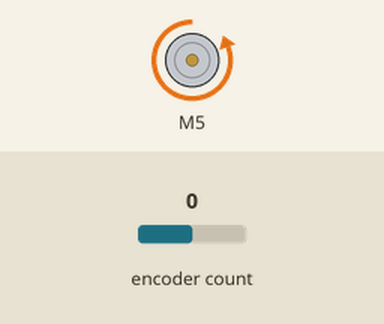
The sketch below on a simulated Arduino Uno, built with avr-gcc and run on an emulated ATmega328P. Parts: DC motor (green arrow = forward, orange = backward, longer = faster). The test bench sets the inputs (shaded band); at power-on: encoder count 0. What the sketch prints to the serial monitor is not drawn.

Above: at 0.1 s.
Timing chart, 0 to 1.6 s (numbered marks = the images above):
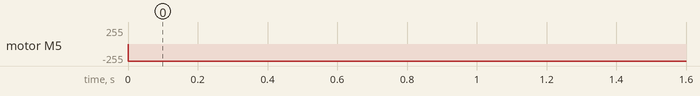

Measured:
- by itself, motor M5: stopped → backward 255/255 at 0.00 s

The sketch:

motor_2.ino
```cpp
#include <SparkFun_TB6612.h>
#include <Encoder.h>
#include <PIDController.h>


#define AIN1 5
#define AIN2 4
#define PWMA 11
#define STBY 9

const int offsetA = -1;

Motor motor1 = Motor(AIN1, AIN2, PWMA, offsetA, STBY);

Encoder myEnc(2, 3);

PIDController pid;


void setup() {
  Serial.begin(9600);
  Serial.println("Encoder Motor");

  pid.begin();
  pid.setpoint(30000);
  pid.tune(1,0.5,0);
  pid.limit(-255,255);
}

double oldPosition  = -999;

double sp = -10000;

double outSpeed;


void loop() {
  // put your main code here, to run repeatedly:
    double newPosition = myEnc.read();
  if (newPosition != oldPosition) {
    oldPosition = newPosition;
//    Serial.println(newPosition);
  }

double set = pid.compute(oldPosition);
Serial.println(oldPosition);

// Position control likely not working due to power constraints on Arduino
motor1.drive(set);
delay(10);

}
```
